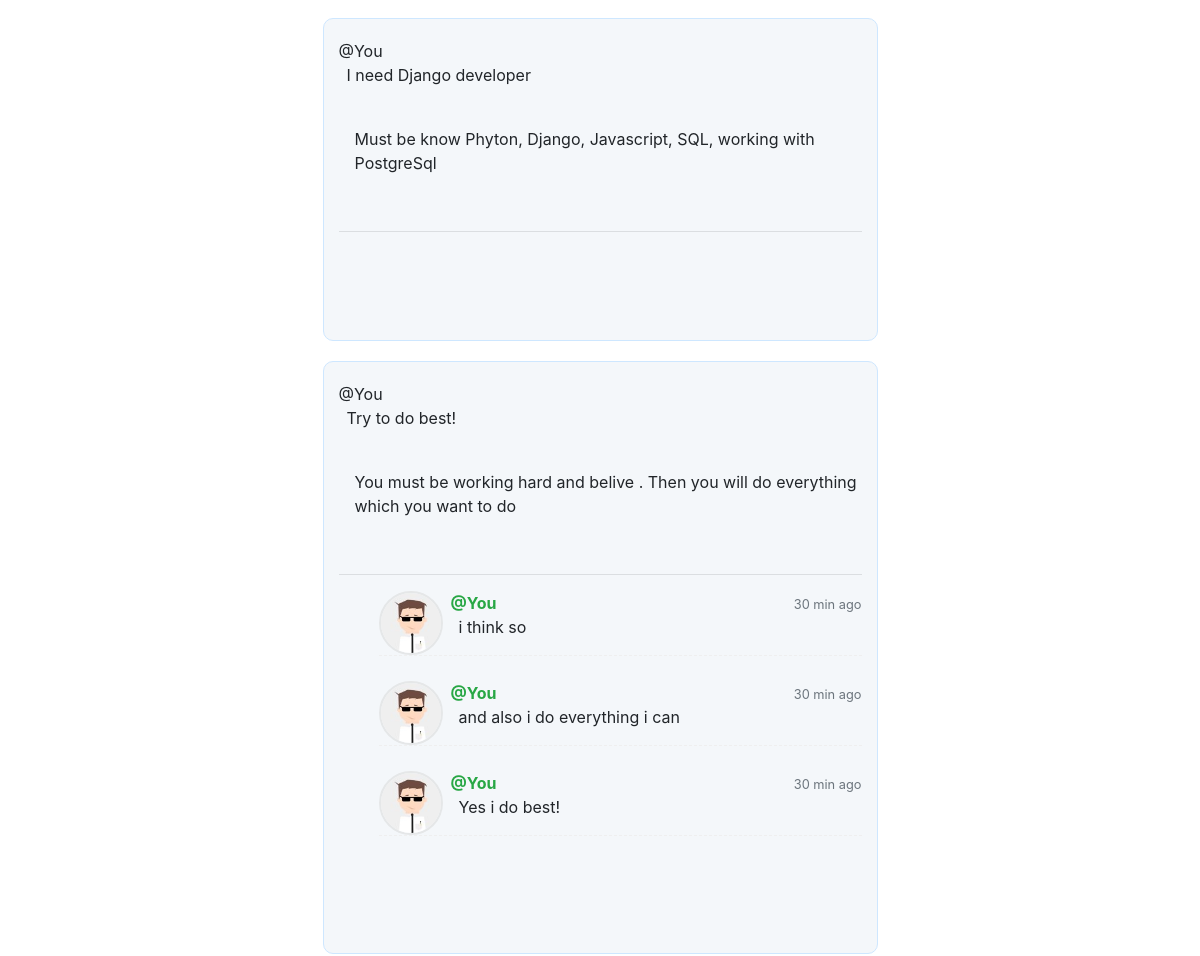
Page /profil/ (signed in, middle part) on the earlier database version.
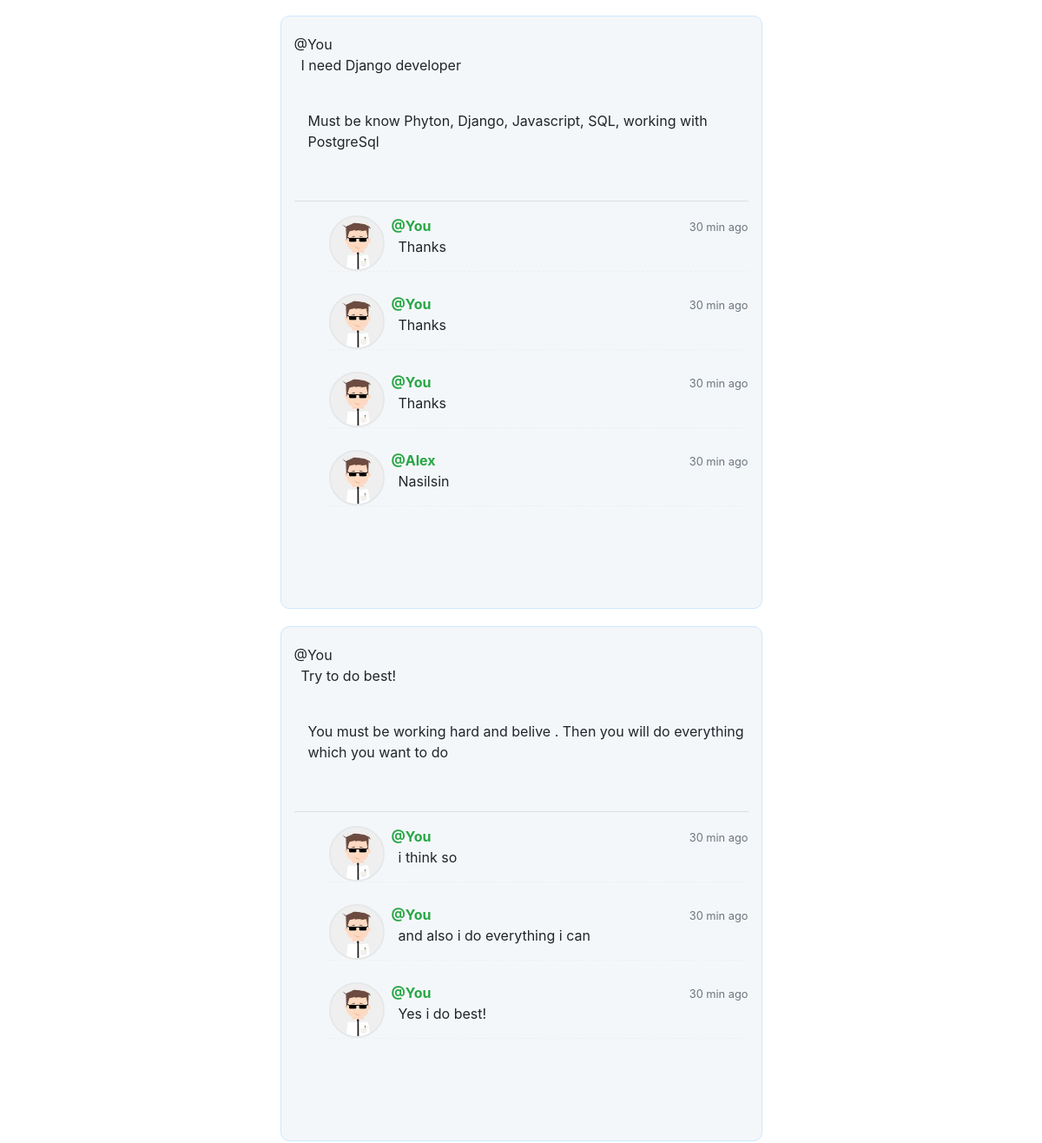
Same page on the later database version.
### user/models.py (models this page shows, shortened)
class Posts(models.Model):
   owner_id = models.ForeignKey("auth.User",on_delete = models.CASCADE,verbose_name = "Postun Sahibi ", related_name='posts')
   title = models.CharField(max_length = 100,verbose_name = "Başlıq")
   content = models.CharField(max_length=3000, verbose_name='İçəriyi')
   created_date = models.DateTimeField(auto_now_add=True,verbose_name="Paylaşım tarixi")
   updated_date = models.DateTimeField(auto_now=True)
   post_image = models.FileField(blank = True,null = True,verbose_name="Şəkil əlavə edin")
   class Meta:
      ordering = ['-created_date'][:10]

class Comments(models.Model):
   post_id = models.ForeignKey(Posts,on_delete = models.CASCADE,verbose_name = "Paylaşım",related_name="comments")
   author_id = models.ForeignKey("auth.User",on_delete = models.CASCADE,verbose_name = "Kommentin sahibi ", related_name='authors')
   comment_content = models.CharField(max_length = 1000,verbose_name = "Komment")
   comment_date = models.DateTimeField(auto_now_add=True)
   update_date = models.DateTimeField(auto_now=True)
   class Meta:
      ordering = ['-comment_date'][:5]

### user/views.py (the view)
# urls.py: path('profil/', main.profil, name='profil'),
@login_required(login_url="login")
def profil(request):
	all_posts = request.user.posts.all()
	return render(request, "profil.html", {'posts': all_posts})

### templates/profil.html (shortened to what this page needs)
{% extends "layout.html" %}
{% block body %}
<div class="bootstrap snippets" style="margin-top:100px">
	<br>
	<div id="postList">
	{% if posts %}
		{% for post in posts %}
			<div class="col-md-6 col-md-offset-2 col-sm-12 ml-auto mr-auto postsStyle">
				<div class="comment-wrapper">
					<div class="panel panel-info">
						<div class="panel-heading">
							@You <br> <p class="ml-2">{{post.title}}<p>
						</div>
						<div class="panel-body">
							<br>
							<p class="ml-3">
								{{post.content}}
							</p>
							<br>
							<hr>
							<ul class="media-list">
							{% if post.comments.all %}
								{% for comment in post.comments.all %}
									<li class="media">
										<a href="#" class="pull-left" style="float:left">
											<img src="media/user_1.jpg" alt="" class="img-circle">
										</a>
										<div class="media-body">
											<span class="text-muted pull-right" style="float:right">
												<small class="text-muted">30 min ago</small>
											</span>
											<strong class="text-success ml-2">
											{% if comment.author_id.id == user.id %}
											   @You
											{% else %}
												@{{comment.author_id.username}}
											{% endif %}
											</strong>
											<p class="ml-3">
												{{comment.comment_content}}
											</p>
										</div>
									</li>
								{% endfor %}
							{% endif %}
							</ul>
							<br>
							<br><br>
						</div>
					</div>
				</div>
			</div>
		{% endfor %}
	{% endif %}
	</div>
</div>
{% endblock body %}

Differences in the rows shown:
added Comments: shows "@You", comment_content "Thanks", shown under Posts "I need Django developer"
added Comments: shows "@You", comment_content "Thanks", shown under Posts "I need Django developer"
added Comments: shows "@You", comment_content "Thanks", shown under Posts "I need Django developer"
added Comments: author_id.username "Alex", comment_content "Nasilsin", shown under Posts "I need Django developer"
